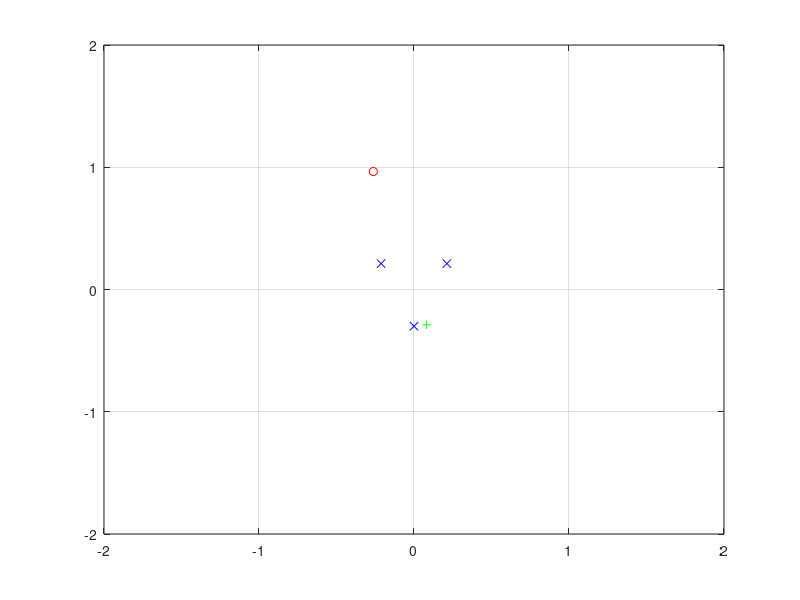
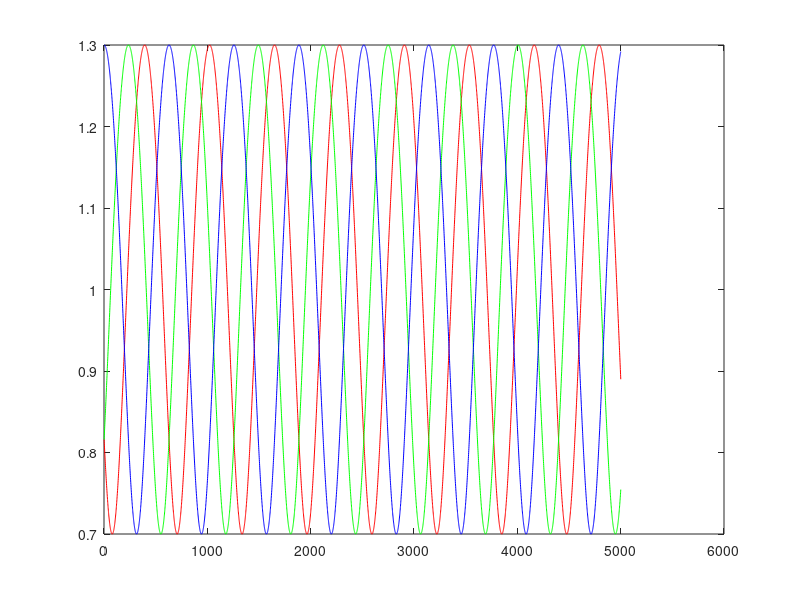

Source code (MATLAB) for these figures, in order:
close all
clear all
%clear all

dt=0.01;
t=0:dt:50;
trajectory=[sin(t);cos(t)];
posTarget=[0;0];
posQuad=[0;0]
relUwbPos=0.1*[1,1;-1,10;0,-1]';

a1=45;
a2=3*45;
a3=6*45;
r=0.3
relUwbPos(:,1)= (posQuad+[cosd(a1)*r;sind(a1)*r]);
relUwbPos(:,2)= (posQuad+[cosd(a2)*r;sind(a2)*r]);
relUwbPos(:,3)= (posQuad+[cosd(a3)*r;sind(a3)*r]);

tarPlot=plot(rand(1),rand(1),'ro');
hold on
tarPlotest=plot(rand(1),rand(1),'g+');

for i=1:3
    plot(relUwbPos(1,i),relUwbPos(2,i),'bx')
end
grid on
axis(2*[-1,1,-1,1])
qv=1;

% model
F_r=[1,0,dt,0;
    0,1,0,dt;
    0,0,1,0;
    0,0,0,1];

F_b=eye(1);
P=ones(5);

x_r=[1;1;1;1];
x_b=ones(1);

x=[x_r;x_b]
F=blkdiag(F_r,F_b);
Q_r=diag([0,0,qv,qv]);
Q_b=diag([0]);
Q=blkdiag(Q_r,Q_b);
R=eye(3)*0.001;
for i=1:length(t)
    %% produce measurements
    posTarget=trajectory(:,i);
    % generate UWB messenges
    for indUWB=1:3
        zUWB(indUWB,1)=norm(posTarget-posQuad-relUwbPos(:,indUWB));
    end
    zUWB_log(:,i)=zUWB;
    set(tarPlot,'XData',posTarget(1),'YData',posTarget(2))
    set(tarPlotest,'XData',x(1),'YData',x(2))
    drawnow ;%limitrate;
    
    %% estimator
    x=F*x;
    P=F*P*F'+Q;
    %
    r=x(5);
    d=x(1:2);
    dx=d(1);dy=d(2);
%     a1=atan2(relUwbPos(1,1),relUwbPos(2,1));
%     a2=atan2(relUwbPos(1,2),relUwbPos(2,2));
%     a3=atan2(relUwbPos(1,3),relUwbPos(2,3));
    
    h_uwb(1,1)= norm(d+[cosd(a1)*r;sind(a1)*r]);
    h_uwb(2,1)= norm(d+[cosd(a2)*r;sind(a2)*r]);
    h_uwb(3,1)= norm(d+[cosd(a3)*r;sind(a3)*r]);
    
    H_1=[1/(2*sqrt(h_uwb(1))),0,0;
        0,1/(2*sqrt(h_uwb(2))),0;
        0,0,1/(2*sqrt(h_uwb(3)))];
    H_2=[2*dx+2*cos(a1)*r,2*dy+2*sin(a1)*r,0,0,2*dx*cos(a1)+2*cos(a1)^2*r+2*dy*sin(a1)+2*sin(a1)^2*r;
        2*dx+2*cos(a2)*r,2*dy+2*sin(a2)*r,0,0,2*dx*cos(a2)+2*cos(a2)^2*r+2*dy*sin(a2)+2*sin(a2)^2*r;
        2*dx+2*cos(a3)*r,2*dy+2*sin(a3)*r,0,0,2*dx*cos(a3)+2*cos(a3)^2*r+2*dy*sin(a3)+2*sin(a3)^2*r];
    H=H_1*H_2;
    zUWB
    res=zUWB-h_uwb;
    S=H*P*H'+R;
    K=P*H'/S;
    x=x+K*res
    P=(eye(5)-K*H)*P;
end

figure(2)
plot(zUWB_log(1,:),'r')
hold on
plot(zUWB_log(2,:),'g')
plot(zUWB_log(3,:),'b')

